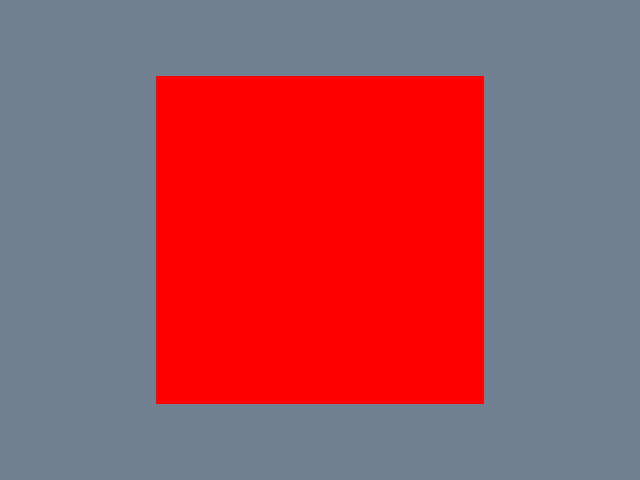

Generate this figure with Python:
#!/usr/bin/env python

# Demonstrate vtkCellDerivatives to compute vorticity from a procedural
# velocity field on a structured grid, then color the surface by vorticity
# magnitude.

import math

# Factory overrides: importing these modules registers the OpenGL rendering
# and interaction style implementations for vtkRenderingCore factory classes.
import vtkmodules.vtkInteractionStyle  # noqa: F401
import vtkmodules.vtkRenderingOpenGL2  # noqa: F401
# VTK pipeline classes used in this example
from vtkmodules.vtkCommonCore import vtkFloatArray, vtkPoints
from vtkmodules.vtkCommonDataModel import vtkStructuredGrid
from vtkmodules.vtkFiltersGeneral import vtkCellDerivatives
from vtkmodules.vtkFiltersGeometry import vtkStructuredGridGeometryFilter
from vtkmodules.vtkRenderingCore import (
    vtkActor,
    vtkPolyDataMapper,
    vtkRenderWindow,
    vtkRenderWindowInteractor,
    vtkRenderer,
)

# Colors (normalized RGB)
slate_gray_rgb = (0.439, 0.502, 0.565)

# Build a 2D structured grid with a swirling velocity field
grid_nx, grid_ny = 30, 30
structured_grid = vtkStructuredGrid()
structured_grid.SetDimensions(grid_nx, grid_ny, 1)

points = vtkPoints()
vectors = vtkFloatArray()
vectors.SetName("Velocity")
vectors.SetNumberOfComponents(3)

for j in range(grid_ny):
    for i in range(grid_nx):
        x = i / (grid_nx - 1.0) * 4.0 - 2.0
        y = j / (grid_ny - 1.0) * 4.0 - 2.0
        points.InsertNextPoint(x, y, 0)
        vx = -y * math.exp(-(x * x + y * y) / 2.0)
        vy = x * math.exp(-(x * x + y * y) / 2.0)
        vectors.InsertNextTuple3(vx, vy, 0)

structured_grid.SetPoints(points)
structured_grid.GetPointData().SetVectors(vectors)

# Filter: compute cell derivatives (vorticity)
cell_derivatives = vtkCellDerivatives()
cell_derivatives.SetInputData(structured_grid)
cell_derivatives.SetVectorModeToComputeVorticity()

# Filter: extract surface geometry
geometry_filter = vtkStructuredGridGeometryFilter()
geometry_filter.SetInputConnection(cell_derivatives.GetOutputPort())

# Mapper: map the surface to graphics primitives with vorticity coloring
mapper = vtkPolyDataMapper()
mapper.SetInputConnection(geometry_filter.GetOutputPort())
mapper.SetScalarModeToUseCellFieldData()
mapper.SelectColorArray("Vorticity")
mapper.SetScalarRange(0, 1)

# Actor: assign the mapped geometry
actor = vtkActor()
actor.SetMapper(mapper)

# Renderer: assemble the scene
renderer = vtkRenderer()
renderer.AddActor(actor)
renderer.SetBackground(slate_gray_rgb)

# Render window: display the rendered scene
render_window = vtkRenderWindow()
render_window.AddRenderer(renderer)
render_window.SetWindowName("cell derivatives")
render_window.SetMultiSamples(0)
render_window.SetSize(640, 480)

# Interactor: handle mouse and keyboard events
render_window_interactor = vtkRenderWindowInteractor()
render_window_interactor.SetRenderWindow(render_window)

# Scene: configure the camera
renderer.ResetCamera()

# Start: launch the interactive visualization
render_window_interactor.Initialize()
render_window_interactor.Start()
